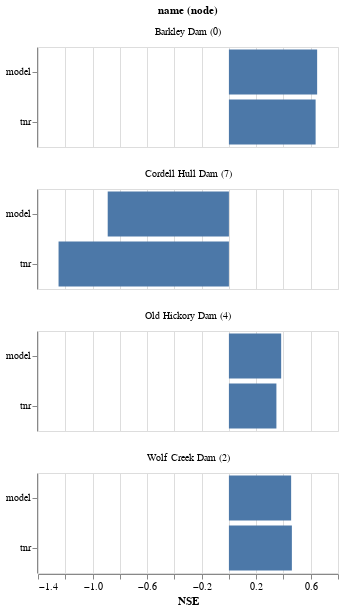

Notebook code cell kept with this figure:
### Code cell
NODE = 4
# data = df.loc[NODE]
data = df
name = df.loc[NODE, 'name'].unique()[0]
df['name (node)'] = df['name'] + ' (' + df.index.astype(str) + ')'

bars = alt.Chart(
    data
).mark_bar(
).encode(
    x=alt.X('nse:Q', title='NSE'),
    y=alt.Y('model_or_tnr:N', title=None),
    tooltip=alt.Tooltip(['pearson-r', 'nse', 'norm_rmse', 'norm_mae', 'kge'], format='.2f'),
    facet=alt.Facet('name (node):N', columns=1)
).properties(
    width=300,
    height=100,
    # title=f'{name}'
)

bars

### Figure 1 — Vega-Lite specification as saved in the notebook (floating-point values rounded to 4 significant figures)
{"config": {"view": {"continuousWidth": 300, "continuousHeight": 300}}, "data": {"name": "data-bd2cb37b2931e9c827483ef7d1da2588"}, "mark": {"type": "bar"}, "encoding": {"facet": {"columns": 1, "field": "name (node)", "type": "nominal"}, "tooltip": [{"field": "pearson-r", "format": ".2f", "type": "quantitative"}, {"field": "nse", "format": ".2f", "type": "quantitative"}, {"field": "norm_rmse", "format": ".2f", "type": "quantitative"}, {"field": "norm_mae", "format": ".2f", "type": "quantitative"}, {"field": "kge", "format": ".2f", "type": "quantitative"}], "x": {"field": "nse", "title": "NSE", "type": "quantitative"}, "y": {"field": "model_or_tnr", "title": null, "type": "nominal"}}, "height": 100, "width": 300, "$schema": "https://vega.github.io/schema/vega-lite/v5.16.3.json", "datasets": {"data-bd2cb37b2931e9c827483ef7d1da2588": [{"pearson-r": 0.6764, "pearson-r p-val": 2.226e-86, "nse": 0.4563, "nse1": 0.3763, "rmse": 36870000.0, "norm_rmse": 0.09264, "mae": 20590000.0, "norm_mae": 0.05174, "kge": 0.5654, "name": "Wolf Creek Dam", "model_or_tnr": "model", "name (node)": "Wolf Creek Dam (2)"}, {"pearson-r": 0.681, "pearson-r p-val": 5.453e-88, "nse": 0.4618, "nse1": 0.3847, "rmse": 36680000.0, "norm_rmse": 0.09218, "mae": 20310000.0, "norm_mae": 0.05105, "kge": 0.5778, "name": "Wolf Creek Dam", "model_or_tnr": "tnr", "name (node)": "Wolf Creek Dam (2)"}, {"pearson-r": 0.7518, "pearson-r p-val": 3.871e-117, "nse": 0.3832, "nse1": 0.3179, "rmse": 43360000.0, "norm_rmse": 0.1577, "mae": 29520000.0, "norm_mae": 0.1074, "kge": 0.6934, "name": "Old Hickory Dam", "model_or_tnr": "model", "name (node)": "Old Hickory Dam (4)"}, {"pearson-r": 0.7907, "pearson-r p-val": 1.125e-137, "nse": 0.3483, "nse1": 0.3258, "rmse": 44570000.0, "norm_rmse": 0.1621, "mae": 29180000.0, "norm_mae": 0.1061, "kge": 0.6202, "name": "Old Hickory Dam", "model_or_tnr": "tnr", "name (node)": "Old Hickory Dam (4)"}, {"pearson-r": 0.7209, "pearson-r p-val": 3.384e-103, "nse": -0.8888, "nse1": -0.1507, "rmse": 46080000.0, "norm_rmse": 0.2364, "mae": 29830000.0, "norm_mae": 0.153, "kge": 0.09986, "name": "Cordell Hull Dam", "model_or_tnr": "model", "name (node)": "Cordell Hull Dam (7)"}, {"pearson-r": 0.7379, "pearson-r p-val": 1.556e-110, "nse": -1.249, "nse1": -0.1975, "rmse": 50290000.0, "norm_rmse": 0.2579, "mae": 31050000.0, "norm_mae": 0.1593, "kge": -0.07362, "name": "Cordell Hull Dam", "model_or_tnr": "tnr", "name (node)": "Cordell Hull Dam (7)"}, {"pearson-r": 0.8418, "pearson-r p-val": 1.872e-172, "nse": 0.647, "nse1": 0.4629, "rmse": 52530000.0, "norm_rmse": 0.09557, "mae": 35200000.0, "norm_mae": 0.06405, "kge": 0.818, "name": "Barkley Dam", "model_or_tnr": "model", "name (node)": "Barkley Dam (0)"}, {"pearson-r": 0.863, "pearson-r p-val": 8.473e-191, "nse": 0.6359, "nse1": 0.4275, "rmse": 53350000.0, "norm_rmse": 0.09707, "mae": 37520000.0, "norm_mae": 0.06826, "kge": 0.763, "name": "Barkley Dam", "model_or_tnr": "tnr", "name (node)": "Barkley Dam (0)"}]}}
